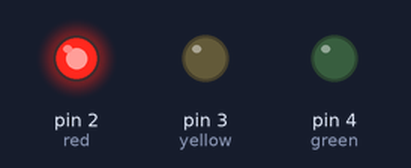
A sketch run on a simulated Arduino Uno, built with avr-gcc and run on an emulated ATmega328P. On the bench: output pins drawn as LEDs (lit = HIGH).

Above: at 5.0 s.
At 12.5 s:
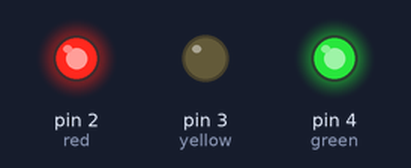
At 15.5 s:
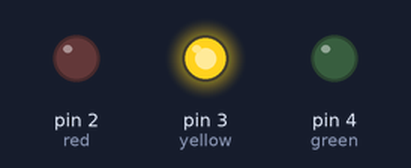
Timing chart, 0 to 20.8 s (numbered marks = the images above):
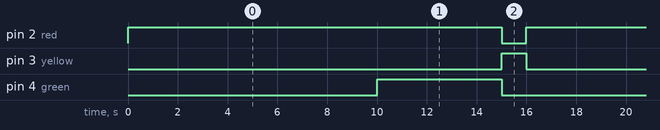

The sketch:

traffic_light.ino
```cpp
int red = 2, yellow = 3, green = 4, dlay=100;

void setup() {
  // pinMode specifies whether the pin is OUTPUT or INPUT
  pinMode(red, OUTPUT);
  pinMode(yellow, OUTPUT);
  pinMode(green, OUTPUT);
}

void loop() {
  // put your main code here, to run repeatedly:

  // first part
  trigger_light(HIGH, LOW, LOW, 10000);

  // second part
   trigger_light(HIGH, LOW, HIGH, 5000);

  // third part
   trigger_light(LOW, HIGH, LOW, 1000);
}

void trigger_light(int p1, int p2, int p3, int p4){
  digitalWrite(red, p1);
  digitalWrite(yellow, p2);
  digitalWrite(green, p3);
  delay(p4);
}
```

Measured:
- by itself, pin 2 (red): alternates HIGH for 15.0 s and LOW for 1.0 s
- by itself, pin 3 (yellow): alternates HIGH for 1.0 s and LOW for 15.0 s
- by itself, pin 4 (green): alternates HIGH for 5.0 s and LOW for 11.0 s
